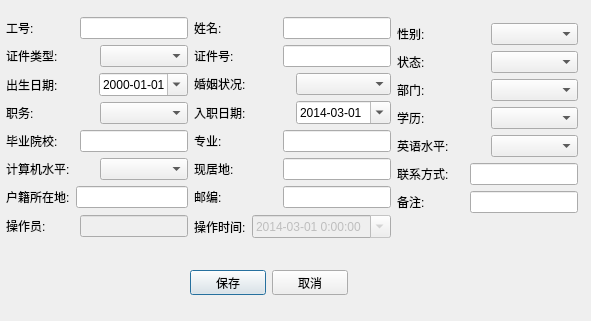
<?xml version="1.0" encoding="UTF-8"?>
<ui version="4.0">
 <class>EmployeeBaseInfoDialog</class>
 <widget class="QDialog" name="EmployeeBaseInfoDialog">
  <property name="geometry">
   <rect>
    <x>0</x>
    <y>0</y>
    <width>591</width>
    <height>321</height>
   </rect>
  </property>
  <property name="windowTitle">
   <string>Dialog</string>
  </property>
  <widget class="QWidget" name="layoutWidget">
   <property name="geometry">
    <rect>
     <x>190</x>
     <y>270</y>
     <width>158</width>
     <height>25</height>
    </rect>
   </property>
   <layout class="QHBoxLayout" name="horizontalLayout_25">
    <item>
     <widget class="QPushButton" name="btn_save">
      <property name="text">
       <string>保存</string>
      </property>
     </widget>
    </item>
    <item>
     <widget class="QPushButton" name="btn_cancel">
      <property name="text">
       <string>取消</string>
      </property>
     </widget>
    </item>
   </layout>
  </widget>
  <widget class="QWidget" name="layoutWidget1">
   <property name="geometry">
    <rect>
     <x>6</x>
     <y>16</y>
     <width>572</width>
     <height>224</height>
    </rect>
   </property>
   <layout class="QHBoxLayout" name="horizontalLayout_22">
    <item>
     <layout class="QVBoxLayout" name="verticalLayout_4">
      <item>
       <layout class="QVBoxLayout" name="verticalLayout">
        <item>
         <layout class="QHBoxLayout" name="horizontalLayout">
          <item>
           <widget class="QLabel" name="label">
            <property name="text">
             <string>工号:</string>
            </property>
           </widget>
          </item>
          <item>
           <widget class="QLineEdit" name="lineEdit_cardNo">
            <property name="sizePolicy">
             <sizepolicy hsizetype="Preferred" vsizetype="Fixed">
              <horstretch>0</horstretch>
              <verstretch>0</verstretch>
             </sizepolicy>
            </property>
           </widget>
          </item>
         </layout>
        </item>
        <item>
         <layout class="QHBoxLayout" name="horizontalLayout_2">
          <item>
           <widget class="QLabel" name="label_4">
            <property name="text">
             <string>证件类型:</string>
            </property>
           </widget>
          </item>
          <item>
           <widget class="QComboBox" name="comboBox_identityType">
            <item>
             <property name="text">
              <string/>
             </property>
            </item>
            <item>
             <property name="text">
              <string>身份证</string>
             </property>
            </item>
            <item>
             <property name="text">
              <string>军官证</string>
             </property>
            </item>
            <item>
             <property name="text">
              <string>护照</string>
             </property>
            </item>
            <item>
             <property name="text">
              <string>驾驶证</string>
             </property>
            </item>
           </widget>
          </item>
         </layout>
        </item>
        <item>
         <layout class="QHBoxLayout" name="horizontalLayout_3">
          <item>
           <widget class="QLabel" name="label_7">
            <property name="text">
             <string>出生日期:</string>
            </property>
           </widget>
          </item>
          <item>
           <widget class="QDateEdit" name="dateEdit_birthday">
            <property name="displayFormat">
             <string>yyyy-MM-dd</string>
            </property>
            <property name="calendarPopup">
             <bool>true</bool>
            </property>
           </widget>
          </item>
         </layout>
        </item>
        <item>
         <layout class="QHBoxLayout" name="horizontalLayout_4">
          <item>
           <widget class="QLabel" name="label_10">
            <property name="text">
             <string>职务:</string>
            </property>
           </widget>
          </item>
          <item>
           <widget class="QComboBox" name="comboBox_post">
            <item>
             <property name="text">
              <string/>
             </property>
            </item>
           </widget>
          </item>
         </layout>
        </item>
        <item>
         <layout class="QHBoxLayout" name="horizontalLayout_5">
          <item>
           <widget class="QLabel" name="label_12">
            <property name="text">
             <string>毕业院校:</string>
            </property>
           </widget>
          </item>
          <item>
           <widget class="QLineEdit" name="lineEdit_school">
            <property name="sizePolicy">
             <sizepolicy hsizetype="Preferred" vsizetype="Fixed">
              <horstretch>0</horstretch>
              <verstretch>0</verstretch>
             </sizepolicy>
            </property>
           </widget>
          </item>
         </layout>
        </item>
        <item>
         <layout class="QHBoxLayout" name="horizontalLayout_6">
          <item>
           <widget class="QLabel" name="label_15">
            <property name="text">
             <string>计算机水平:</string>
            </property>
           </widget>
          </item>
          <item>
           <widget class="QComboBox" name="comboBox_computer">
            <item>
             <property name="text">
              <string/>
             </property>
            </item>
           </widget>
          </item>
         </layout>
        </item>
        <item>
         <layout class="QHBoxLayout" name="horizontalLayout_7">
          <item>
           <widget class="QLabel" name="label_16">
            <property name="text">
             <string>户籍所在地:</string>
            </property>
           </widget>
          </item>
          <item>
           <widget class="QLineEdit" name="lineEdit_residence"/>
          </item>
         </layout>
        </item>
       </layout>
      </item>
      <item>
       <layout class="QHBoxLayout" name="horizontalLayout_23">
        <item>
         <widget class="QLabel" name="label_21">
          <property name="text">
           <string>操作员:</string>
          </property>
         </widget>
        </item>
        <item>
         <widget class="QLineEdit" name="lineEdit_operator">
          <property name="enabled">
           <bool>false</bool>
          </property>
          <property name="sizePolicy">
           <sizepolicy hsizetype="Preferred" vsizetype="Fixed">
            <horstretch>0</horstretch>
            <verstretch>0</verstretch>
           </sizepolicy>
          </property>
         </widget>
        </item>
       </layout>
      </item>
     </layout>
    </item>
    <item>
     <layout class="QVBoxLayout" name="verticalLayout_5">
      <item>
       <layout class="QVBoxLayout" name="verticalLayout_2">
        <item>
         <layout class="QHBoxLayout" name="horizontalLayout_8">
          <item>
           <widget class="QLabel" name="label_2">
            <property name="text">
             <string>姓名:</string>
            </property>
           </widget>
          </item>
          <item>
           <widget class="QLineEdit" name="lineEdit_name">
            <property name="sizePolicy">
             <sizepolicy hsizetype="Preferred" vsizetype="Fixed">
              <horstretch>0</horstretch>
              <verstretch>0</verstretch>
             </sizepolicy>
            </property>
           </widget>
          </item>
         </layout>
        </item>
        <item>
         <layout class="QHBoxLayout" name="horizontalLayout_9">
          <item>
           <widget class="QLabel" name="label_5">
            <property name="text">
             <string>证件号:</string>
            </property>
           </widget>
          </item>
          <item>
           <widget class="QLineEdit" name="lineEdit_identityNo">
            <property name="sizePolicy">
             <sizepolicy hsizetype="Preferred" vsizetype="Fixed">
              <horstretch>0</horstretch>
              <verstretch>0</verstretch>
             </sizepolicy>
            </property>
           </widget>
          </item>
         </layout>
        </item>
        <item>
         <layout class="QHBoxLayout" name="horizontalLayout_10">
          <item>
           <widget class="QLabel" name="label_8">
            <property name="text">
             <string>婚姻状况:</string>
            </property>
           </widget>
          </item>
          <item>
           <widget class="QComboBox" name="comboBox_maritalStatus">
            <item>
             <property name="text">
              <string/>
             </property>
            </item>
            <item>
             <property name="text">
              <string>已婚</string>
             </property>
            </item>
            <item>
             <property name="text">
              <string>未婚</string>
             </property>
            </item>
           </widget>
          </item>
         </layout>
        </item>
        <item>
         <layout class="QHBoxLayout" name="horizontalLayout_11">
          <item>
           <widget class="QLabel" name="label_23">
            <property name="text">
             <string>入职日期:</string>
            </property>
           </widget>
          </item>
          <item>
           <widget class="QDateEdit" name="dateEdit_entryDate">
            <property name="maximumDate">
             <date>
              <year>2050</year>
              <month>12</month>
              <day>31</day>
             </date>
            </property>
            <property name="minimumDate">
             <date>
              <year>2014</year>
              <month>3</month>
              <day>1</day>
             </date>
            </property>
            <property name="displayFormat">
             <string>yyyy-MM-dd</string>
            </property>
            <property name="calendarPopup">
             <bool>true</bool>
            </property>
           </widget>
          </item>
         </layout>
        </item>
        <item>
         <layout class="QHBoxLayout" name="horizontalLayout_12">
          <item>
           <widget class="QLabel" name="label_13">
            <property name="text">
             <string>专业:</string>
            </property>
           </widget>
          </item>
          <item>
           <widget class="QLineEdit" name="lineEdit_major">
            <property name="sizePolicy">
             <sizepolicy hsizetype="Preferred" vsizetype="Fixed">
              <horstretch>0</horstretch>
              <verstretch>0</verstretch>
             </sizepolicy>
            </property>
           </widget>
          </item>
         </layout>
        </item>
        <item>
         <layout class="QHBoxLayout" name="horizontalLayout_13">
          <item>
           <widget class="QLabel" name="label_17">
            <property name="text">
             <string>现居地:</string>
            </property>
           </widget>
          </item>
          <item>
           <widget class="QLineEdit" name="lineEdit_address">
            <property name="sizePolicy">
             <sizepolicy hsizetype="Preferred" vsizetype="Fixed">
              <horstretch>0</horstretch>
              <verstretch>0</verstretch>
             </sizepolicy>
            </property>
           </widget>
          </item>
         </layout>
        </item>
        <item>
         <layout class="QHBoxLayout" name="horizontalLayout_14">
          <item>
           <widget class="QLabel" name="label_19">
            <property name="text">
             <string>邮编:</string>
            </property>
           </widget>
          </item>
          <item>
           <widget class="QLineEdit" name="lineEdit_zipCode">
            <property name="sizePolicy">
             <sizepolicy hsizetype="Preferred" vsizetype="Fixed">
              <horstretch>0</horstretch>
              <verstretch>0</verstretch>
             </sizepolicy>
            </property>
           </widget>
          </item>
         </layout>
        </item>
       </layout>
      </item>
      <item>
       <layout class="QHBoxLayout" name="horizontalLayout_24">
        <item>
         <widget class="QLabel" name="label_22">
          <property name="text">
           <string>操作时间:</string>
          </property>
         </widget>
        </item>
        <item>
         <widget class="QDateTimeEdit" name="dateTimeEdit_operationTime">
          <property name="enabled">
           <bool>false</bool>
          </property>
          <property name="maximumDate">
           <date>
            <year>2050</year>
            <month>12</month>
            <day>31</day>
           </date>
          </property>
          <property name="minimumDate">
           <date>
            <year>2014</year>
            <month>3</month>
            <day>1</day>
           </date>
          </property>
          <property name="displayFormat">
           <string>yyyy-MM-dd H:mm:ss</string>
          </property>
          <property name="calendarPopup">
           <bool>true</bool>
          </property>
         </widget>
        </item>
       </layout>
      </item>
     </layout>
    </item>
    <item>
     <layout class="QVBoxLayout" name="verticalLayout_6">
      <item>
       <layout class="QVBoxLayout" name="verticalLayout_3">
        <item>
         <layout class="QHBoxLayout" name="horizontalLayout_15">
          <item>
           <widget class="QLabel" name="label_3">
            <property name="text">
             <string>性别:</string>
            </property>
           </widget>
          </item>
          <item>
           <widget class="QComboBox" name="comboBox_gender">
            <item>
             <property name="text">
              <string/>
             </property>
            </item>
            <item>
             <property name="text">
              <string>男</string>
             </property>
            </item>
            <item>
             <property name="text">
              <string>女</string>
             </property>
            </item>
           </widget>
          </item>
         </layout>
        </item>
        <item>
         <layout class="QHBoxLayout" name="horizontalLayout_16">
          <item>
           <widget class="QLabel" name="label_6">
            <property name="text">
             <string>状态:</string>
            </property>
           </widget>
          </item>
          <item>
           <widget class="QComboBox" name="comboBox_status">
            <item>
             <property name="text">
              <string/>
             </property>
            </item>
            <item>
             <property name="text">
              <string>在职</string>
             </property>
            </item>
            <item>
             <property name="text">
              <string>请假</string>
             </property>
            </item>
           </widget>
          </item>
         </layout>
        </item>
        <item>
         <layout class="QHBoxLayout" name="horizontalLayout_17">
          <item>
           <widget class="QLabel" name="label_9">
            <property name="text">
             <string>部门:</string>
            </property>
           </widget>
          </item>
          <item>
           <widget class="QComboBox" name="comboBox_department">
            <item>
             <property name="text">
              <string/>
             </property>
            </item>
           </widget>
          </item>
         </layout>
        </item>
        <item>
         <layout class="QHBoxLayout" name="horizontalLayout_18">
          <item>
           <widget class="QLabel" name="label_11">
            <property name="text">
             <string>学历:</string>
            </property>
           </widget>
          </item>
          <item>
           <widget class="QComboBox" name="comboBox_degree">
            <item>
             <property name="text">
              <string/>
             </property>
            </item>
           </widget>
          </item>
         </layout>
        </item>
        <item>
         <layout class="QHBoxLayout" name="horizontalLayout_19">
          <item>
           <widget class="QLabel" name="label_14">
            <property name="text">
             <string>英语水平:</string>
            </property>
           </widget>
          </item>
          <item>
           <widget class="QComboBox" name="comboBox_english">
            <item>
             <property name="text">
              <string/>
             </property>
            </item>
           </widget>
          </item>
         </layout>
        </item>
        <item>
         <layout class="QHBoxLayout" name="horizontalLayout_20">
          <item>
           <widget class="QLabel" name="label_18">
            <property name="text">
             <string>联系方式:</string>
            </property>
           </widget>
          </item>
          <item>
           <widget class="QLineEdit" name="lineEdit_telephone">
            <property name="sizePolicy">
             <sizepolicy hsizetype="Preferred" vsizetype="Fixed">
              <horstretch>0</horstretch>
              <verstretch>0</verstretch>
             </sizepolicy>
            </property>
           </widget>
          </item>
         </layout>
        </item>
        <item>
         <layout class="QHBoxLayout" name="horizontalLayout_21">
          <item>
           <widget class="QLabel" name="label_20">
            <property name="text">
             <string>备注:</string>
            </property>
           </widget>
          </item>
          <item>
           <widget class="QLineEdit" name="lineEdit_remark">
            <property name="sizePolicy">
             <sizepolicy hsizetype="Preferred" vsizetype="Fixed">
              <horstretch>0</horstretch>
              <verstretch>0</verstretch>
             </sizepolicy>
            </property>
           </widget>
          </item>
         </layout>
        </item>
       </layout>
      </item>
      <item>
       <spacer name="horizontalSpacer_2">
        <property name="orientation">
         <enum>Qt::Horizontal</enum>
        </property>
        <property name="sizeHint" stdset="0">
         <size>
          <width>40</width>
          <height>20</height>
         </size>
        </property>
       </spacer>
      </item>
     </layout>
    </item>
   </layout>
  </widget>
 </widget>
 <resources/>
 <connections/>
</ui>
